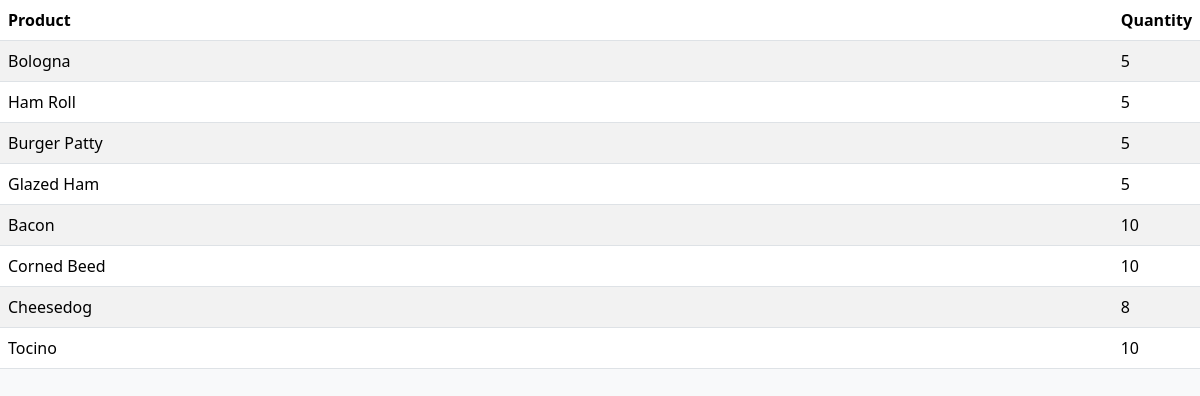
Screenshot of /Inventory/delivery/iframe/current_stock.php with the database file from the repository.
### tables this page shows
CREATE TABLE `tblstock` (
  `id` int(11) NOT NULL,
  `fldproduct` varchar(200) DEFAULT NULL,
  `fldquantity` varchar(200) DEFAULT NULL,
  `fldstatus` varchar(200) DEFAULT NULL,
  `fldfprice` varchar(200) DEFAULT NULL,
  `fldpicture` varchar(200) DEFAULT NULL,
  `flddesc` varchar(200) DEFAULT NULL
);

### Inventory/delivery/iframe/current_stock.php (the view, shortened to what this page needs)
<?php
include("../../../conn.php");
?>
<!DOCTYPE html>
<html lang="en">
<head>
    <link href="https://cdn.jsdelivr.net/npm/bootstrap@5.3.3/dist/css/bootstrap.min.css" rel="stylesheet">
    <link rel="stylesheet" href="https://cdn.jsdelivr.net/npm/bootstrap-icons@1.10.5/font/bootstrap-icons.css">
</head>
<body>
    <div>
        <table class='table table-striped' style='width: 100%;' >
            <thead>
                <tr><th width=99%>Product</th><th>Quantity</th></tr>
            </thead>
            <tbody>
            <?PHP
                $result = $conn->query("select * from tblstock");
                if(mysqli_num_rows($result) == 0){
                    echo "<tr><th colspan='2'><h6 class='text-secondary'>Currently no Records</h6></th></tr>";
                }else{
                    while($row=$result->fetch_assoc()){
                        echo "<tr>
                        <td>$row[fldproduct]</td>
                        <td>$row[fldquantity]</td>
                        </tr>";
                    }
                }
            ?>
            </tbody>
        </table>
    </div>
</body>
</html>

### Inventory/delivery/iframe/current_stock.php (style rules this page uses)
body { background-color: #f8f9fa; }

### rows the page displays
tblstock: fldproduct "Bologna", fldquantity "5"
tblstock: fldproduct "Ham Roll", fldquantity "5"
tblstock: fldproduct "Burger Patty", fldquantity "5"
tblstock: fldproduct "Glazed Ham", fldquantity "5"
tblstock: fldproduct "Bacon", fldquantity "10"
tblstock: fldproduct "Corned Beed", fldquantity "10"
tblstock: fldproduct "Cheesedog", fldquantity "8"
tblstock: fldproduct "Tocino", fldquantity "10"
